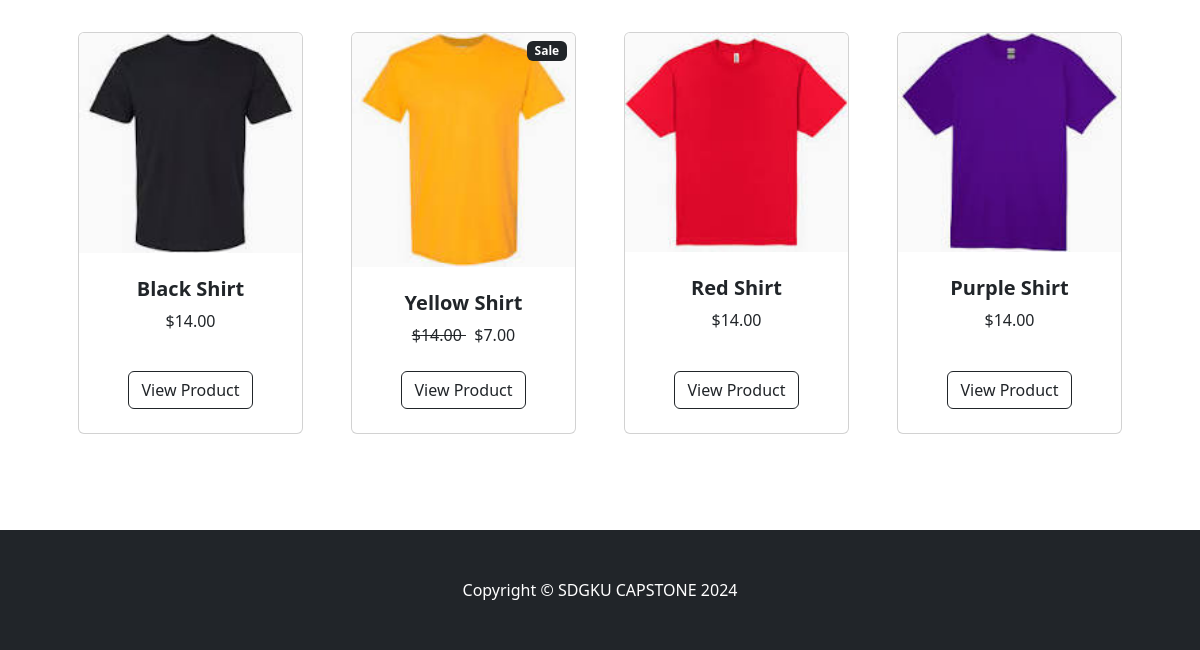
Before: / (lower part) with the older database file.
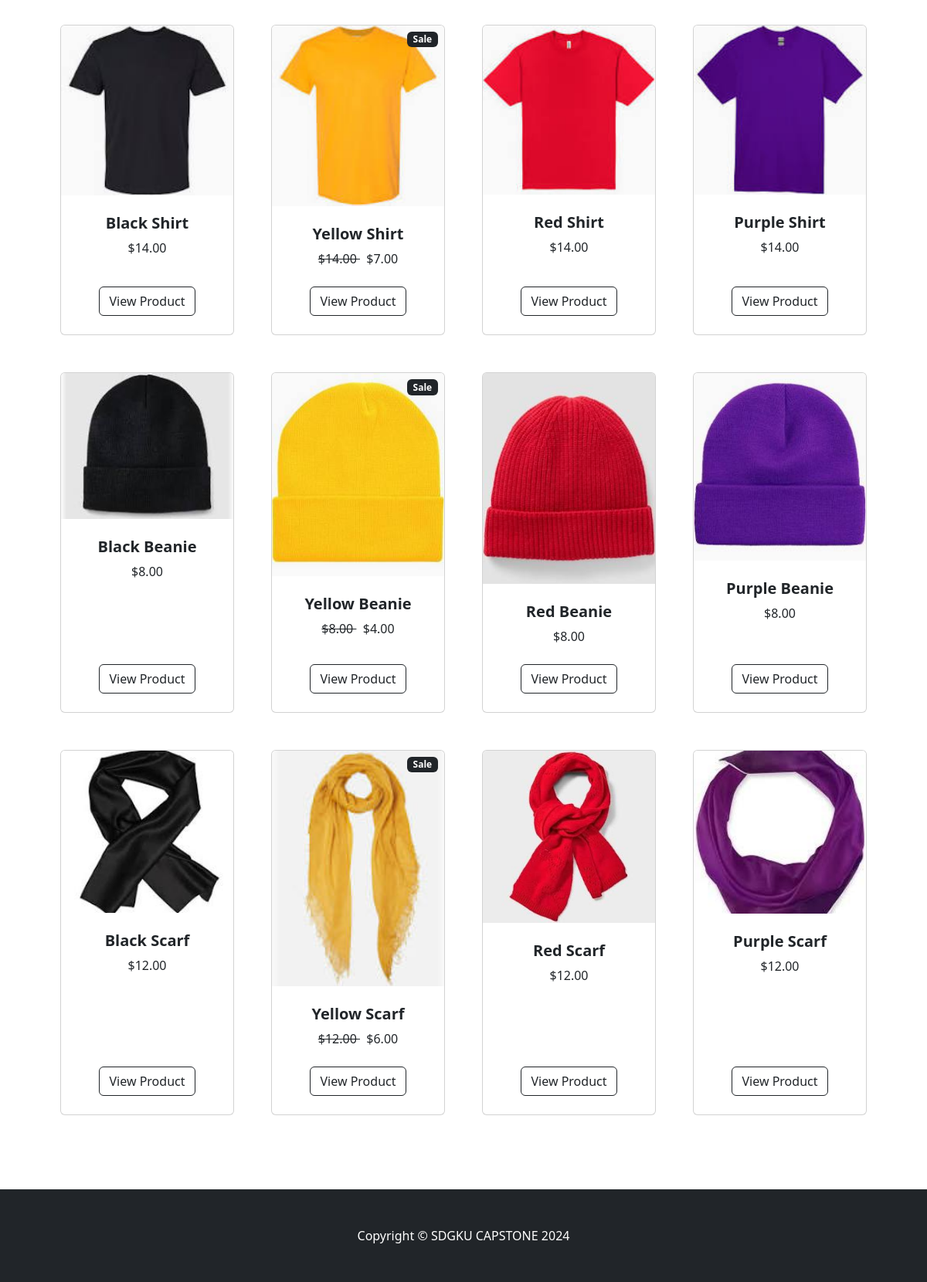
After: the same page with the newer database file.
### pages/models.py (models this page shows, shortened)
class Product(models.Model):
    name = models.CharField(max_length=100)
    price = models.DecimalField(default=0, decimal_places=2, max_digits=6)
    category = models.ForeignKey(Category, on_delete=models.CASCADE, default=1)
    description = models.CharField(max_length=250, default='', blank=True, null=True)
    image = models.ImageField(upload_to="uploads/product/")
    is_sale = models.BooleanField(default=False)
    sale_price = models.DecimalField(default=0, decimal_places=2, max_digits=6)

### pages/views.py (the view)
# urls.py: 2. Add a URL to urlpatterns:  path('', views.home, name='home')
def home(request):
    products = Product.objects.all()
    return render(request, 'home.html', {'products': products})

### cart/cart.py (called while the page is built)
    def __len__(self):
        return len(self.cart)

### cart/context_processors.py (called while the page is built)
def cart(request):
    return{'cart': Cart(request)}

### pages/templates/home.html (shortened to what this page needs)
{% extends 'base.html' %}
{% load static %}
{% block content %}
<section class="py-5">
    <div class="container px-4 px-lg-5 mt-5">
        <div class="row gx-4 gx-lg-5 row-cols-2 row-cols-md-3 row-cols-xl-4 justify-content-center">
            {% for product in products %}
                {% if product.is_sale %}
                <div class="col mb-5">
                    <div class="card h-100">
                        <div class="badge bg-dark text-white position-absolute" style="top: 0.5rem; right: 0.5rem">Sale</div>
                        <img class="card-img-top" src="{{ product.image.url }}" alt="..." />
                        <div class="card-body p-4">
                            <div class="text-center">
                                <h5 class="fw-bolder">{{ product.name }}</h5>
                                <strike>
                                ${{ product.price }}
                                </strike>
                                &nbsp;
                                ${{ product.sale_price }}
                            </div>
                        </div>
                        <div class="card-footer p-4 pt-0 border-top-0 bg-transparent">
                            <div class="text-center"><a class="btn btn-outline-dark mt-auto" href="{% url 'product' product.id %}">View Product</a></div>
                        </div>
                    </div>
                </div>
                {% else %}
            <div class="col mb-5">
                <div class="card h-100">
                    <img class="card-img-top" src="{{ product.image.url }}" alt="..." />
                    <div class="card-body p-4">
                        <div class="text-center">
                            <h5 class="fw-bolder">{{ product.name }}</h5>
                            ${{ product.price }}
                        </div>
                    </div>
                    <div class="card-footer p-4 pt-0 border-top-0 bg-transparent">
                        <div class="text-center"><a class="btn btn-outline-dark mt-auto" href="{% url 'product' product.id %}">View Product</a></div>
                    </div>
                </div>
            </div>
                {% endif %}
            {% endfor %}
        </div>
    </div>
</section>
{% endblock %}

### pages/templates/base.html (shortened to what this page needs)
{% load static %}
<!DOCTYPE html>
<html lang="en">
    <head>
        <link href="https://cdn.jsdelivr.net/npm/bootstrap-icons@1.5.0/font/bootstrap-icons.css" rel="stylesheet" />
        <link href="{% static 'css/products.css' %}" rel="stylesheet" />
    </head>
    <body>
    {% block content %}{% endblock %}
        <footer class="py-5 bg-dark">
            <div class="container"><p class="m-0 text-center text-white">Copyright &copy; SDGKU CAPSTONE 2024</p></div>
        </footer>
    </body>
</html>

Changed rows visible on the page:
added Product: image (picture), name "Black Beanie", price "8.00"
added Product: image (picture), name "Yellow Beanie", price "8.00", sale_price "4.00"
added Product: image (picture), name "Red Beanie", price "8.00"
added Product: image (picture), name "Purple Beanie", price "8.00"
added Product: image (picture), name "Black Scarf", price "12.00"
added Product: image (picture), name "Yellow Scarf", price "12.00", sale_price "6.00"
added Product: image (picture), name "Red Scarf", price "12.00"
added Product: image (picture), name "Purple Scarf", price "12.00"
